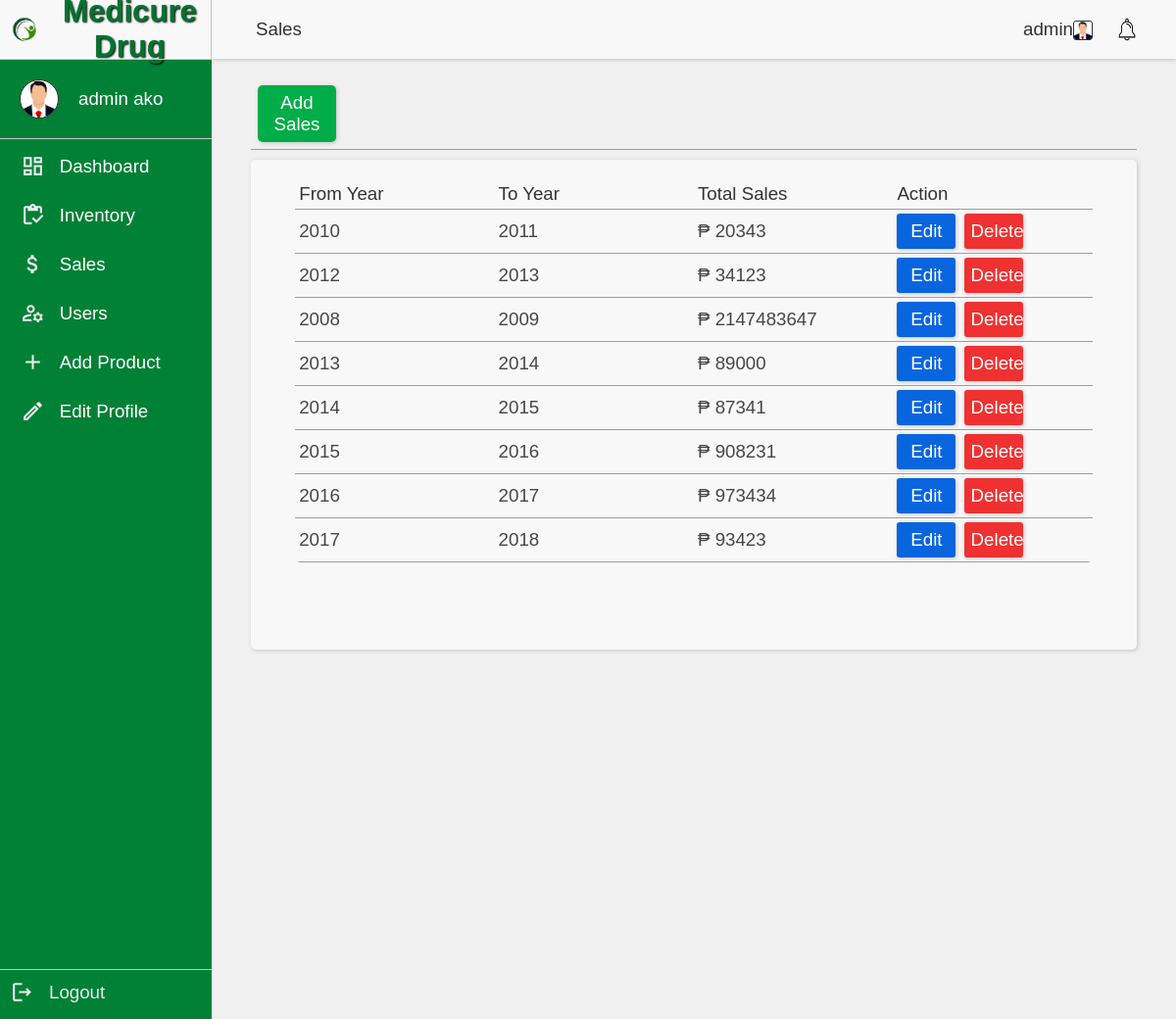
Page /pages/admin_pages/sales.php (signed in) on the committed database.
### tables this page shows
CREATE TABLE `signup` (
  `userId` int(11) NOT NULL,
  `userProfile` varchar(255) NOT NULL,
  `firstName` varchar(100) NOT NULL,
  `lastName` varchar(100) NOT NULL,
  `email` varchar(255) NOT NULL,
  `password` varchar(255) NOT NULL,
  `gender` enum('f','m','o') NOT NULL,
  `age` int(11) NOT NULL,
  `contact` bigint(11) NOT NULL,
  `role` varchar(100) NOT NULL
);

CREATE TABLE `sales` (
  `salesId` int(11) NOT NULL,
  `mula` varchar(100) NOT NULL,
  `hanggang` varchar(100) NOT NULL,
  `totalSales` int(11) NOT NULL
);

### pages/admin_pages/sales.php (the view, shortened to what this page needs)
<?php
include '../connect.php';
$userProf = $_SESSION['user'];
$sql6 = "SELECT * FROM signup WHERE email = '$userProf'";
$result6 = mysqli_query($conn, $sql6);
$userProfile = mysqli_num_rows($result6);
$row6 = mysqli_fetch_assoc($result6);
if (isset($_SESSION["user"])) {
   $user = $_SESSION['user'];
   $sql4 = "SELECT * FROM signUp WHERE email = '$user'";
   $result4 = mysqli_query($conn, $sql4);
   $row4 = mysqli_fetch_assoc($result4);
   $userProfile = $row4['userProfile'];
}
$sqlSales = "SELECT * FROM sales";
$resultSales = mysqli_query($conn, $sqlSales);
?>
<!DOCTYPE html>
<html lang="en">
<head>
   <link rel='stylesheet' href='https://cdn-uicons.flaticon.com/uicons-regular-rounded/css/uicons-regular-rounded.css'>
   <link rel="stylesheet" href="../../style/navbar.css" />
   <link rel="stylesheet" href="../../style/sales.css" />
   <link rel="stylesheet" href="../../style/sidenav.css">
</head>
<body>
   <div class="admin-box">
      <div class="brand">
         <img src="../../images/sample logo.png" alt="no image" />
         <a href="../../index.php">Medicure Drug</a>
      </div>
      <div class="profile-pic">
         <img src="<?php echo '../../profile/' . $row6['userProfile']; ?>" alt='<?php echo "profile"; ?>' class="user-image">
         <div>
            <?php echo $_SESSION['firstname'] . ' ' . $_SESSION['lastname']; ?>
         </div>
      </div>
      <a href="../profile.php" class="box dashboard">
         <div><img src="../../assets/dashboard.svg" alt="dashboard" width="25px"></div>
         <div> Dashboard</div>
      </a>
      <a href="./inventory.php" class="box stock">
         <div><img src="../../assets/inventory.svg" alt="dashboard" width="25px"></div>
         <div>Inventory</div>
      </a>
      <a href="./sales.php" class="box sales">
         <div><img src="../../assets/sales.svg" alt="dashboard" width="25px"></div>
         <div>Sales</div>
      </a>
      <a href="./manageAccount.php" class="box manage-account">
         <div><img src="../../assets/manageUsers.svg" alt="dashboard" width="25px"></div>
         <div>Users</div>
      </a>
      <a href="./addMedicine.php" class="box add-medicine">
         <div><img src="../../assets/addProduct.svg" alt="dashboard" width="25px"></div>
         <div>Add Product</div>
      </a>
      <a href="../editProfile.php" class="box edit-profile">
         <div><img src="../../assets/editProfile.svg" alt="dashboard" width="25px"></div>
         <div>Edit Profile</div>
      </a>
      <a href="../logout.php" class="box logout">
         <div><img src="../../assets/logout.svg" alt="dashboard" width="25px"></div>
         <div>Logout</div>
      </a>
   </div>
   <div class="content-container">
      <nav>
         <div class="head-title">Sales</div>
         <ul>
            <li><a href="../profile.php"><?php echo $_SESSION['firstname']; ?><img src='../../profile/<?php echo $userProfile ?>' alt='User Profile' class='user-profile' /></a></li>
            <li>
                    <div class="notif">
                        <img src="../../assets/notif.svg" alt="home" width="20px" id="notifShow" onclick="loadDoc()">
    </div>
    </li>
   </ul>
   </nav>
   <div class="manage-account-content2">
      <div class="add-sales">
         <button class = "btn-success"><a href="./add_sales.php">Add Sales</a></button>
      </div>
      <div class="table-container">
         <table>
            <tr>
               <th>From Year</th>
               <th>To Year</th>
               <th>Total Sales</th>
               <th>Action</th>
            </tr>
            <?php if (mysqli_num_rows($resultSales) > 0) : ?>
               <?php while ($rows = mysqli_fetch_assoc($resultSales)) : ?>
                  <tr>
                     <td>
                        <?php echo $rows["mula"]; ?>
                     </td>
                     <td>
                        <?php echo $rows["hanggang"]; ?>
                     </td>
                     <td>
                        <?php echo '₱'.' '.$rows["totalSales"]; ?>
                     </td>
                     <td>
                        <a href="./update.php?id=<?php echo $rows['salesId']; ?>" class="btn btn-primary btn-sm">Edit</a>
                        <a href="./delete_sales.php?deleteId=<?php echo $rows['salesId']; ?>" class="btn btn-danger btn-sm">Delete</a>
                     </td>
                  </tr>
               <?php endwhile; ?>
            <?php endif; ?>
         </table>
      </div>
   </div>
   </div>
</body>
</html>

### style/navbar.css (style rules this page uses)
:root { --primary-color: #018136; --primarys-color: #4ac29025; --black-color: #000; --white-color: #f0f0f0; --bg-shadow: #686868; }
* { font-size: 1.8vh; font-family: "Franklin Gothic Medium", "Arial Narrow", Arial, sans-serif; font-weight: 100; }
.user-profile { width: 20px !important; vertical-align: middle !important; background-color: #fff !important; border-radius: 3px !important; border: 1px solid #313131 !important; }
nav { cursor: pointer; height: 60px; display: flex; flex-wrap: wrap; justify-content: space-around; align-items: center; background-color: transparent; box-shadow: 0px 0px 4px var(--bg-shadow); width: 100%; }
nav ul { width: 28%; height: 40px; display: flex; align-items: center; justify-content: center; gap: 25px; }
nav ul li { list-style: none; text-decoration: none; color: var(--white-color); transition: 0.3s ease; position: relative; }
nav ul li a { color: #313131; text-decoration: none; border-radius: 3px; }
nav ul li::after { content: ""; width: 100%; height: 1px; background: var(--primary-color); position: absolute; bottom: -4px; left: 0; transform: scaleX(0); transform-origin: left; transition: 0.3s ease-in-out; }

### style/sales.css (style rules this page uses)
:root { --primary-color: #007430; --text-color: #474747; --black-color: #000; --white-color: #fff; --bg-shadow: 1px 1px 6px #6d6d6d; }
* { font-family: "Franklin Gothic Medium", "Arial Narrow", Arial, sans-serif; box-sizing: border-box; margin: 0; padding: 0; }
body, html { width: 100%; height: 100vh; display: flex; overflow: hidden; }
.manage-account-content2 { padding: 10px 40px; width: 100%; height: 100vh; }
.btn-success { margin-top: 10px; margin-left: 75px; border-radius: 5px; }
.head-title { padding: 5px; }
.add-sales { width: 100%; padding: 7px; border-bottom: 1px solid #9c9c9c; margin-bottom: 10px; }
.btn-success { width: 80px !important; margin-left: 0; }
.add-sales > button > a { color: #fff; text-decoration: none; }

### style/sidenav.css (style rules this page uses)
:root { --primary-color: #007430; --black-color: #000; --white-color: #fff; --bg-shadow: #6d6d6d; }
* { font-size: 1.8vh; }
.content-container { width: 82%; height: 100vh; }
body { background-color: #f0f0f0; }
nav { width: 100%; background-color: #f8f8f8 !important; align-items: center; justify-content: space-between !important; margin-inline: auto; padding-inline: 40px; color: #313131; box-shadow: 1px 1px 4px #c3c3c3 !important; }
nav ul { height: 0; width: auto !important; align-items: center; }
nav ul li a { color: #313131 !important; }
.brand { display: flex; align-items: center; width: 100%; height: 60px; border-right: 1px solid #c3c3c3; background-color: #f8f8f8; }
.brand img { width: 50px; }
.brand a { color: var(--primary-color); text-shadow: 1px 1px 2px var(--black-color); text-decoration: none; font-size: 3vh; font-weight: bold; text-align: center; }
.admin-box { position: relative; display: flex; flex-direction: column; align-items: center; width: 18%; height: 100vh; color: #fff !important; background-color: #018136; font-size: 2vh; }
.profile-pic { display: flex; align-items: center; width: 100%; font-size: 2vh !important; gap: 20px; margin-bottom: 5px; border-block: 1px solid #ccc; color: inherit; padding: 20px; }
.profile-pic .user-image { width: 40px; border-radius: 50%; border: #313131 solid 1px; background-color: #fff; }
.admin-box .box { display: flex; text-align: center; width: 90%; align-items: center; padding: 10px; text-decoration: none; color: inherit; margin-bottom: 5px; gap: 15px; }
.admin-box .box:last-child { border-top: #c3c3c3 1px solid; position: absolute; bottom: 0; color: #ebebeb; width: 100%; }
.user-profile { width: 20px; vertical-align: middle; border: 1px solid #303030; border-radius: 5px; }
img { vertical-align: middle; }
.notif { position: relative; cursor: pointer; }
.head-title { color: #313131 !important; }
table { border-collapse: collapse; width: 90%; color: var(--text-color); cursor: pointer; border-radius: 5px; overflow: hidden; font-size: 2vh; margin-inline: auto; }
table th { padding-top: 12px; padding-bottom: 12px; text-align: left; color: #333; }
table td, table th { border-bottom: 1px solid #9c9c9c; padding: 4px; margin-inline:auto; width: 15%; }
div.table-container { background-color: #f8f8f8; box-shadow: 1px 1px 4px #c3c3c3 !important; border-radius: 5px; padding: 20px 0px; height: 500px; overflow-y: scroll; }

### rows in the picture
signup: userProfile (picture)
sales: mula "2010", hanggang "2011", totalSales "20343"
sales: mula "2012", hanggang "2013", totalSales "34123"
sales: mula "2008", hanggang "2009", totalSales "2147483647"
sales: mula "2013", hanggang "2014", totalSales "89000"
sales: mula "2014", hanggang "2015", totalSales "87341"
sales: mula "2015", hanggang "2016", totalSales "908231"
sales: mula "2016", hanggang "2017", totalSales "973434"
sales: mula "2017", hanggang "2018", totalSales "93423"

### other values in the picture
$_SESSION['firstname'] "admin"
$_SESSION['lastname'] "ako"
